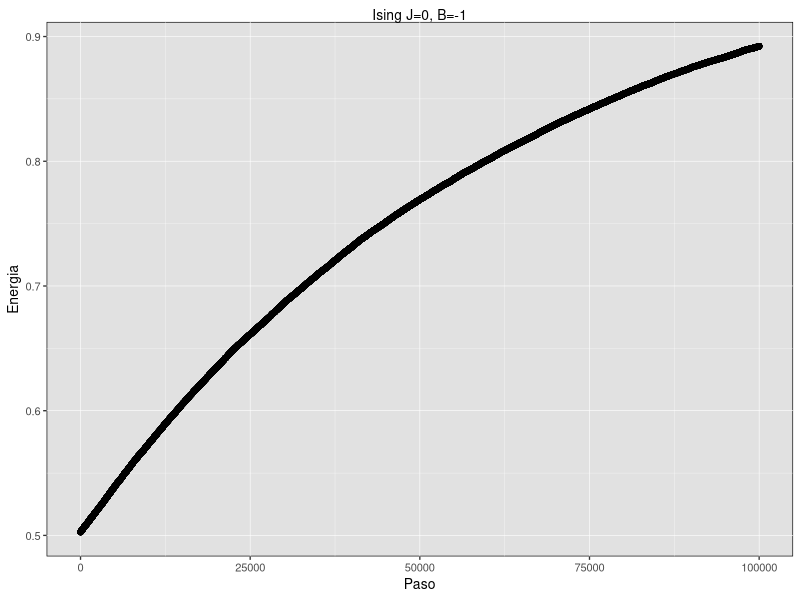
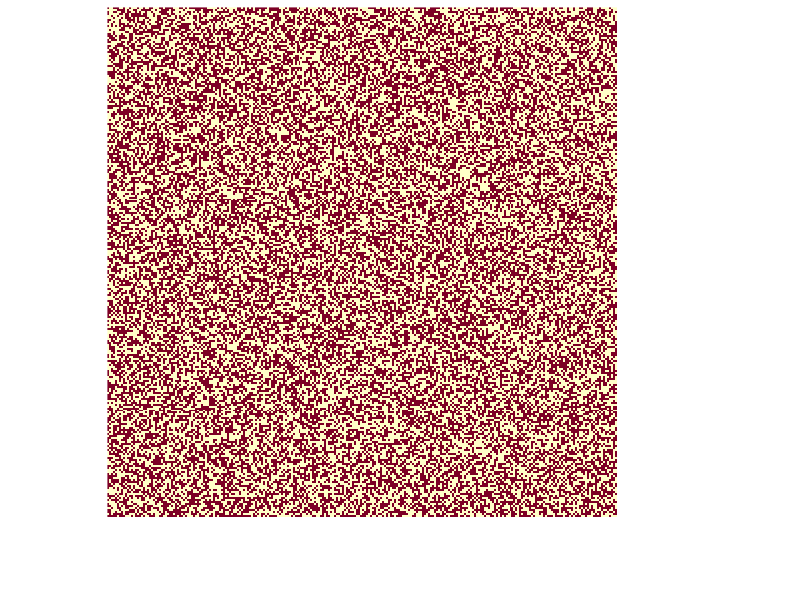
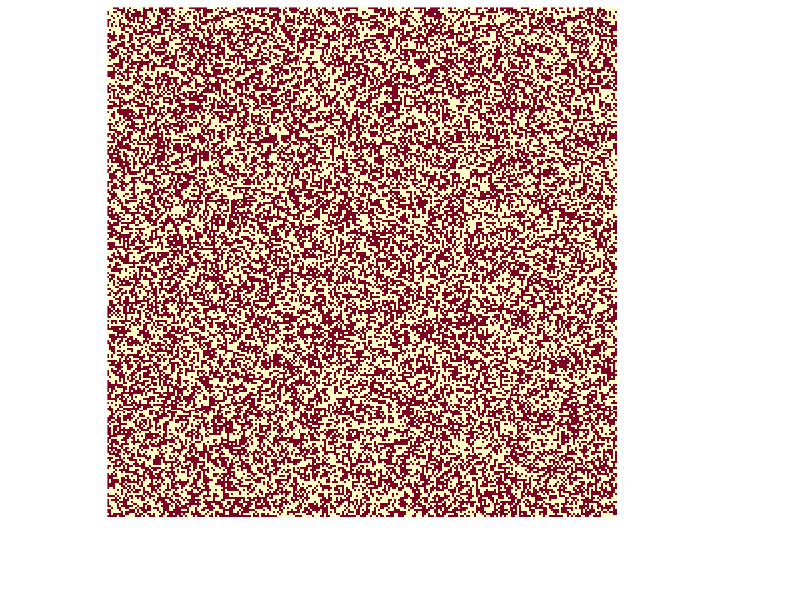
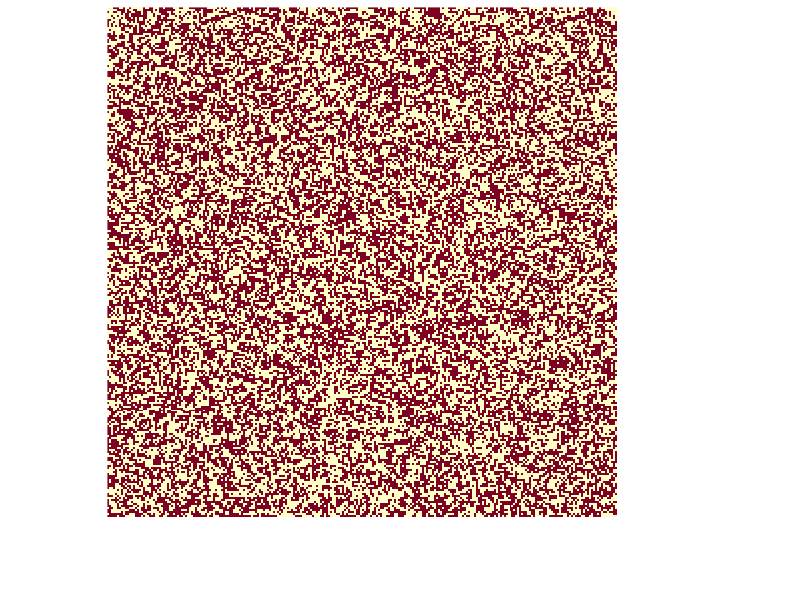
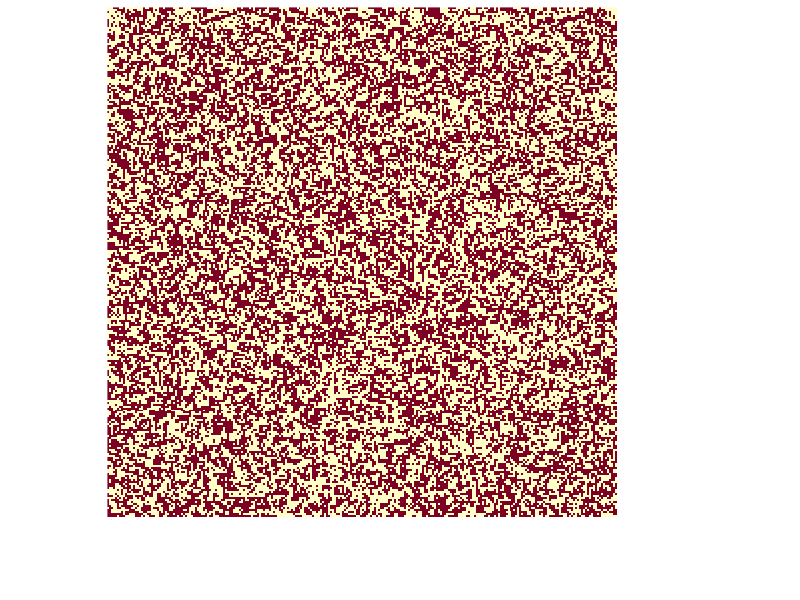
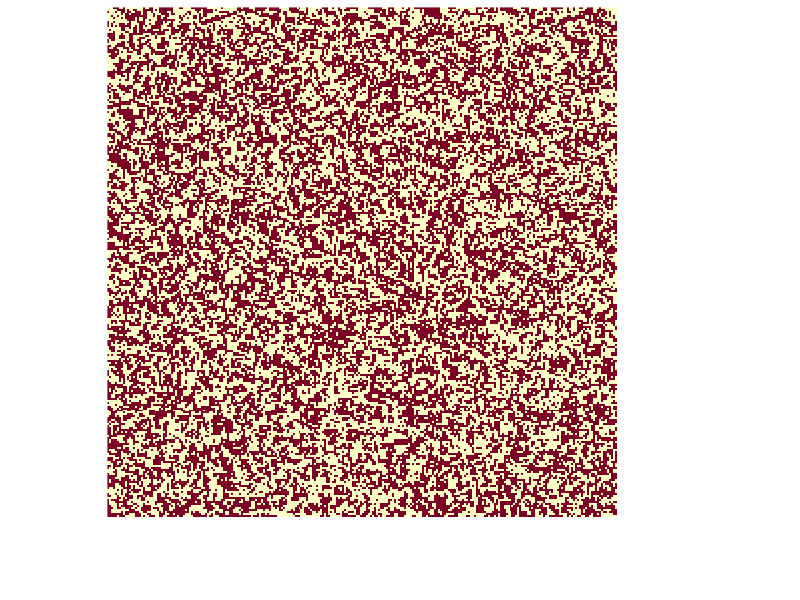
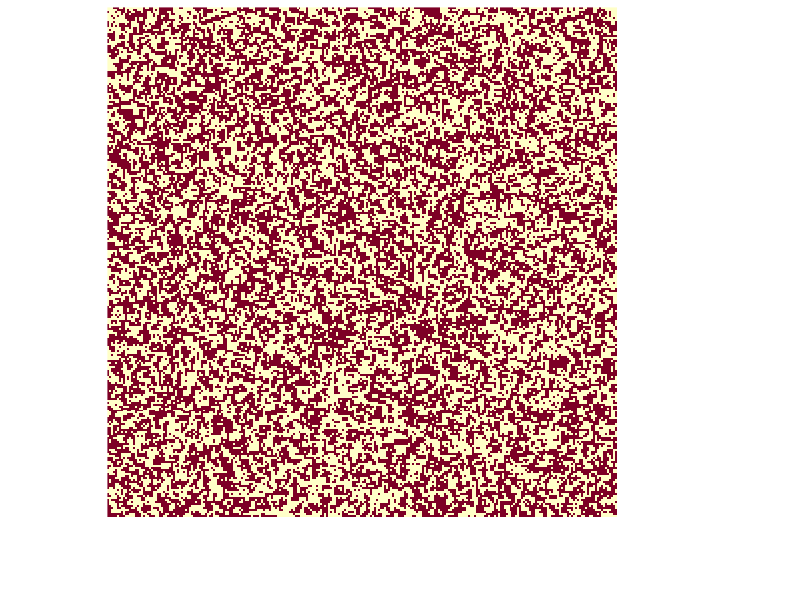
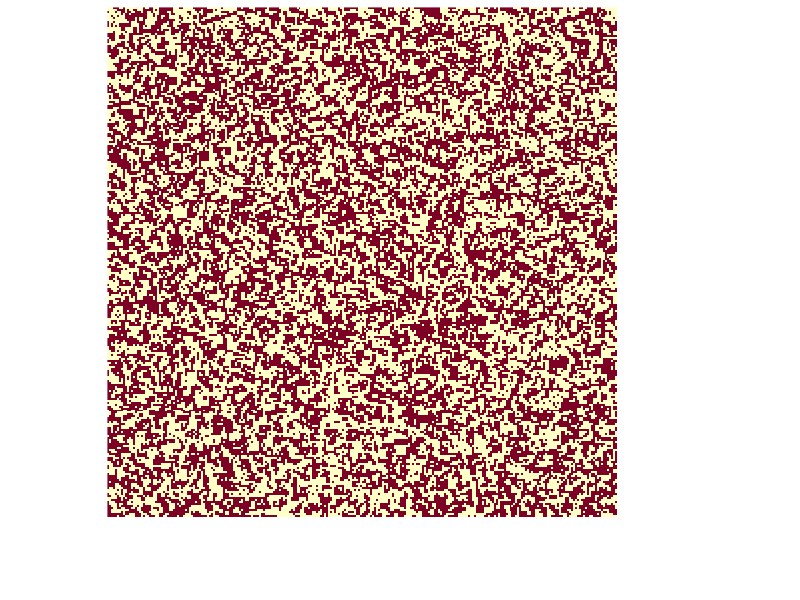

These charts were generated, in order, by the following R code: (Note: this script raises an error after producing the figures.)
#Cargamos las librerías que vamos a usar y generamos el theme para los plots
library(ggplot2)
library(readr)
theme_original <- function (base_size = 10, base_family = "") {
  theme_gray(base_size = base_size, base_family = base_family) %+replace% 
    theme(
      plot.title = element_text(hjust = 0.5),
      panel.background = element_rect(fill="#e1e1e1"),
      panel.grid.minor = element_line(size=0.1, color="white"),
      panel.grid.major = element_line(size=0.2, color="white"),
      text = element_text(family = base_family, face = "plain",
                          color = "black", size = base_size,
                          hjust = 0.5, vjust = 0.5, angle = 0, lineheight = 0.9,
                          margin = margin(), debug = FALSE)
    )
}
setwd("~/fisica_computacional/ising/")


#ej1a
datos <-data.frame(read_csv("corridas/energias.txt", col_names = FALSE))
n = 256
ggplot(data=datos, aes(x=1:nrow(datos), y=X1/(n*n))) + 
  geom_point() + 
  labs(title="Ising J=0, B=-1") +
  labs(x="Paso", y="Energia") +
  theme_original()
configuracion <- data.frame(read_csv("corridas/configuracion.txt", col_names = FALSE))
for(i in 1:100){
  heatmap(as.matrix(configuracion)[(((i-1)*n)+1):(i*n), ], Colv=NA, Rowv=NA, scale='none', labRow = NA, labCol = NA)
  invisible(readline(prompt="Press [enter] to continue"))
}
